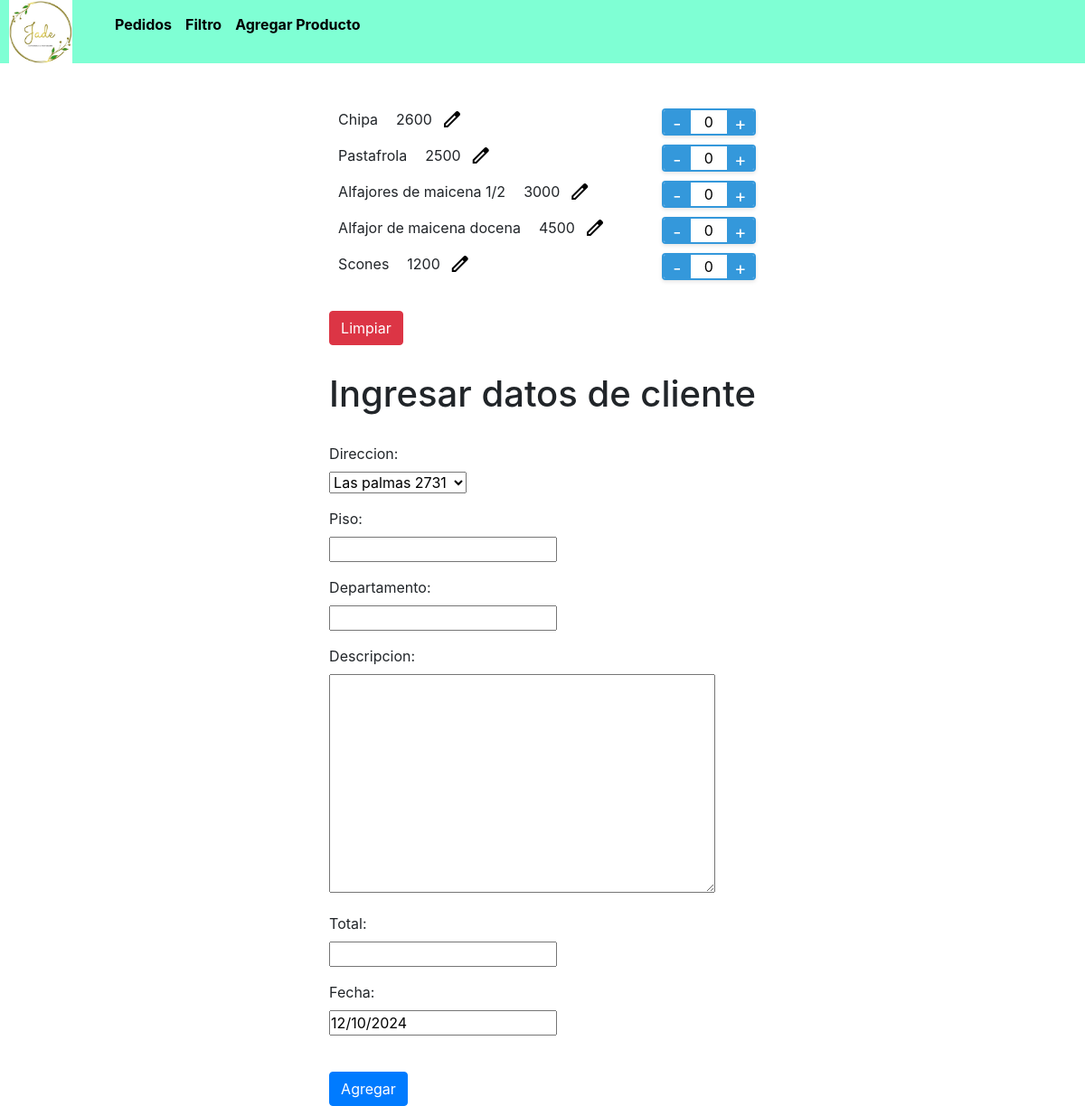
The app's page /, older data.
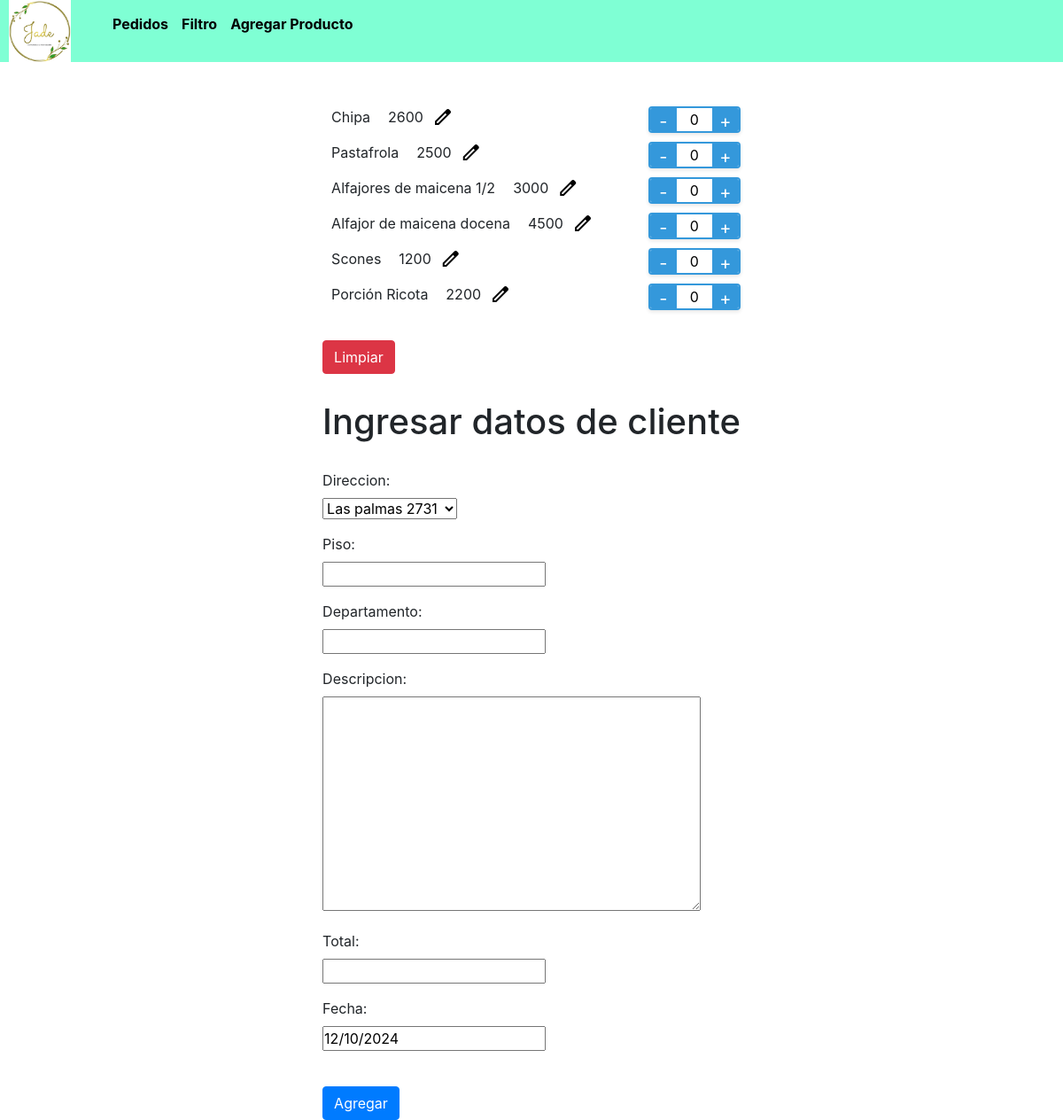
The same page, newer data.
### Jade/models.py (models this page shows, shortened)
class Producto(models.Model):
    nombre = models.CharField(max_length=100)
    precio = models.IntegerField()
    cantidad = models.IntegerField(default=0)

### Jade/views.py (the view)
# urls.py: path("" , mostrar_producto, name="productos"),
def mostrar_producto(request):
    productos = Producto.objects.all()
    if request.method == "POST":
        formulario = FormularioDeVentas(request.POST)
        print(formulario)
        if formulario.is_valid:
            formulario.save()
            return redirect("ultimo_producto")
    else:
        formulario = FormularioDeVentas()
    return render(request, 'listado.html', {"productos": productos, "formulario" : formulario})

### Jade/forms.py (shortened to what this page needs)
class FormularioDeVentas(forms.ModelForm):
    class Meta:
        model = Ventas
        fields = '__all__'
        widgets = {
            'direccion_personalizada': forms.TextInput(attrs={'class': 'oculto'}),
        }

### templates/listado.html (shortened to what this page needs)
{% extends "index.html" %}
{% block Content %}
    <div class="contenedor">
        <div>
            <div class="contenedor__productos">
                {% for products in productos  %}
                <div class="productos">
                    <div class="d-flex">
                        <p class="{{products.nombre}}" valor="{{products.precio}}">
                            {{products.nombre}}
                        </p>
                        <p class="{{products.precio}}">
                            {{products.precio}}
                        </p>
                        <a href={% url "editar" products.id %}><span class="material-symbols-outlined">
                            </span></a>
                    </div>
                    <div class="productosBotones quantity">
                        <button  id="" class="decrementar">-</button>
                        <input type="number" name="cantidad"class="input-box" valor="{{products.precio}}" id="{{products.nombre}}" styles="width: 20px;" value="{{products.cantidad}}">
                        <button id="incrementar" class="incrementar">+</button>
                    </div>
                </div>
                {% endfor %}
            </div>
            <div class="mt-4">
                <a href="{% url "productos" %}"class="btn btn-danger">Limpiar</a>
            </div>
            <h1 class="datosClientH1">Ingresar datos de cliente</h1>
            <form id="formulario" class="loginform" method="POST" enctype=multipart/form-data>
                {{formulario.as_p}}
                <ul class="lista">
                </ul>
                <input class="btn btn-primary"  type="submit" value="Agregar" id="agregar_venta">
            </form>
        </div>
    </div>
    {% endblock Content %}

Row changes from the older to the newer data that the page shows:
added Producto: nombre "Porción Ricota", precio "2200", cantidad "0"
